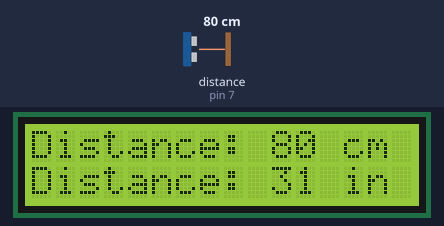
Recording of a sketch running on a simulated Arduino Uno, built with avr-gcc and run on an emulated ATmega328P. Shown: 16×2 character LCD. The inputs (shaded band) are chosen by the test bench; at power-on: distance to the obstacle (sensor on pin 7) 80 cm. The echo pulse lasts 58.3 µs per cm; what the sketch prints to the serial monitor is not drawn.

Above: at 1.2 s.
1.3 s: distance to the obstacle (sensor on pin 7) set to 2 cm
At 2.4 s:
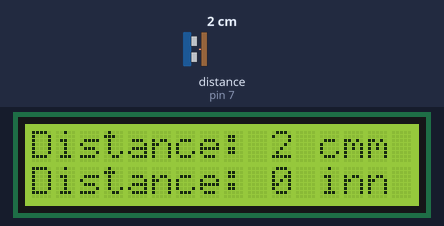
2.8 s: distance to the obstacle (sensor on pin 7) set to 18 cm
At 3.3 s:
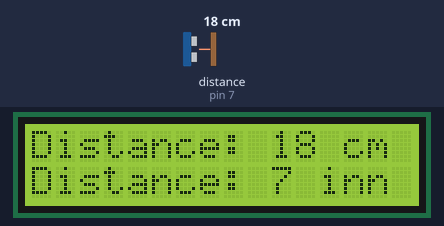
4.3 s: distance to the obstacle (sensor on pin 7) set to 4 cm
At 4.8 s:
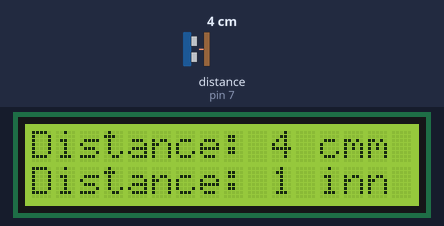
Timing chart, 0 to 7.3 s (numbered marks = the images above; inputs shaded):
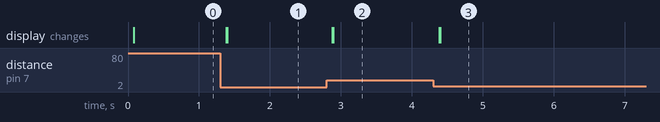

Measured:
- after the input at 1.3 s, the display: first changes after 0.08 s (image 1 shows a later state)
- after the input at 2.8 s, the display: first changes after 0.08 s (image 2 shows a later state)
- after the input at 4.3 s, the display: first changes after 0.09 s (image 3 shows a later state)

The sketch:

ultrasonicSensor.ino
```cpp
#include "LiquidCrystal.h"
LiquidCrystal lcd(1, 2, 3, 4, 5, 6, 7);
const int trigPin = 6; // Trigger Pin of Ultrasonic Sensor
const int echoPin = 7; // Echo Pin of Ultrasonic Sensor
long duration;
int inches, cm;

void setup() {
  lcd.begin(16, 2);
  pinMode(trigPin, OUTPUT);
  pinMode(echoPin, INPUT);
  Serial.begin(9600); }

void loop() {
  digitalWrite(trigPin, LOW);
  delayMicroseconds(2);
  digitalWrite(trigPin, HIGH);
  delayMicroseconds(10);
  digitalWrite(trigPin, LOW);
  duration = pulseIn(echoPin, HIGH);
  inches = microsecondsToInches(duration);
  cm = microsecondsToCentimeters(duration);
  Serial.print(inches);
  Serial.print("in, ");
  Serial.print(cm);
  Serial.println("cm");
  //lcd.print("HELLO WORLD!");
  lcd.setCursor(0,0); // Sets the location on the LCD
  lcd.print("Distance: "); // Prints string "Distance" on the LCD
  lcd.print(cm); // Prints the distance value from the sensor
  lcd.print(" cm");
  delay(10);
  lcd.setCursor(0,1);
  lcd.print("Distance: ");
  lcd.print(inches);
  lcd.print(" in");
  delay(100); }

long microsecondsToInches(long microseconds) {
   return microseconds / 74 / 2; }
long microsecondsToCentimeters(long microseconds) {
   return microseconds / 29 / 2; }
```
